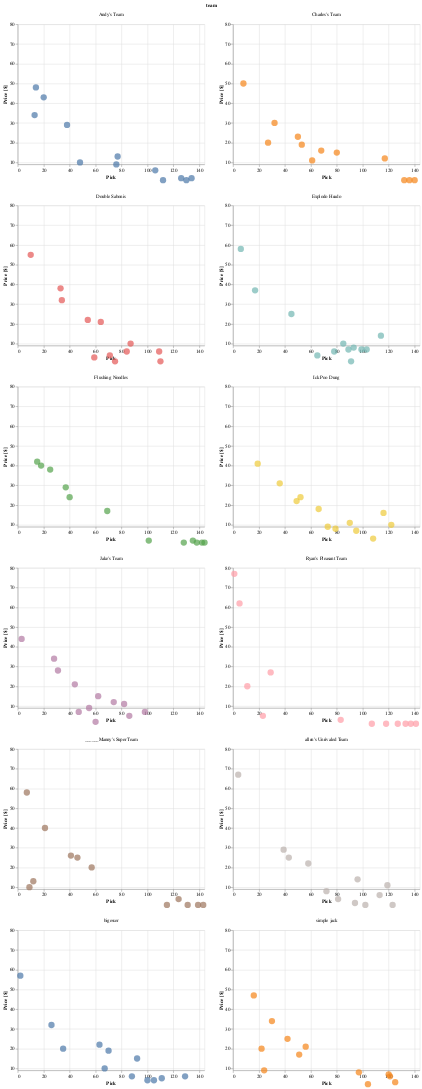

Here is the notebook cell this chart was saved with:
### Code cell
#hide_input
alt.Chart(draft_df).mark_circle().encode(
    x= alt.X("pick", title="Pick", scale=alt.Scale(domain=[0, 144])),
    y= alt.Y("price", title="Price [$]", scale=alt.Scale(domain=[9, 80])),
    color=alt.Color('team', legend=None),
    tooltip=["round","pick", "price", "player", "team"],
    size=alt.Size('round', scale=alt.Scale(domain=[10, 10]), legend=None),
    facet=alt.Facet('team:N', columns=2)
).resolve_axis(
    x='independent',
    y='independent',
)

### Figure 1 — Vega-Lite specification as saved in the notebook (floating-point values rounded to 4 significant figures; data arrays with more than 128 entries replaced by an {"elided": "..."} marker saying what was removed)
{"config": {"view": {"continuousWidth": 400, "continuousHeight": 300}}, "data": {"name": "data-2cfd55473c9177ba8693c41c5994d9a2"}, "mark": "circle", "encoding": {"color": {"field": "team", "legend": null, "type": "nominal"}, "facet": {"columns": 2, "field": "team", "type": "nominal"}, "size": {"field": "round", "legend": null, "scale": {"domain": [10, 10]}, "type": "quantitative"}, "tooltip": [{"field": "round", "type": "quantitative"}, {"field": "pick", "type": "quantitative"}, {"field": "price", "type": "quantitative"}, {"field": "player", "type": "nominal"}, {"field": "team", "type": "nominal"}], "x": {"field": "pick", "scale": {"domain": [0, 144]}, "title": "Pick", "type": "quantitative"}, "y": {"field": "price", "scale": {"domain": [9, 80]}, "title": "Price [$]", "type": "quantitative"}}, "resolve": {"axis": {"x": "independent", "y": "independent"}}, "$schema": "https://vega.github.io/schema/vega-lite/v4.17.0.json", "datasets": {"data-2cfd55473c9177ba8693c41c5994d9a2": {"elided": "144 records"}}}
